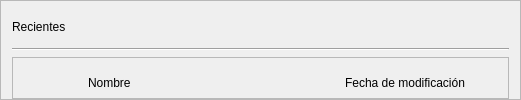
      <widget class="QFrame" name="frame_2">
       <property name="sizePolicy">
        <sizepolicy hsizetype="Preferred" vsizetype="Preferred">
         <horstretch>0</horstretch>
         <verstretch>0</verstretch>
        </sizepolicy>
       </property>
       <property name="styleSheet">
        <string notr="true"/>
       </property>
       <property name="frameShape">
        <enum>QFrame::StyledPanel</enum>
       </property>
       <property name="frameShadow">
        <enum>QFrame::Raised</enum>
       </property>
       <layout class="QVBoxLayout" name="verticalLayout_7">
        <property name="topMargin">
         <number>0</number>
        </property>
        <property name="bottomMargin">
         <number>0</number>
        </property>
        <item>
         <layout class="QHBoxLayout" name="horizontalLayout_6">
          <property name="topMargin">
           <number>10</number>
          </property>
          <item>
           <widget class="QLabel" name="label_subTitle2">
            <property name="text">
             <string>Recientes</string>
            </property>
           </widget>
          </item>
          <item>
           <spacer name="horizontalSpacer_3">
            <property name="orientation">
             <enum>Qt::Horizontal</enum>
            </property>
            <property name="sizeHint" stdset="0">
             <size>
              <width>40</width>
              <height>20</height>
             </size>
            </property>
           </spacer>
          </item>
         </layout>
        </item>
        <item>
         <widget class="Line" name="line_2">
          <property name="orientation">
           <enum>Qt::Horizontal</enum>
          </property>
         </widget>
        </item>
        <item>
         <widget class="QFrame" name="frame_cardTitle">
          <property name="sizePolicy">
           <sizepolicy hsizetype="Preferred" vsizetype="Fixed">
            <horstretch>0</horstretch>
            <verstretch>0</verstretch>
           </sizepolicy>
          </property>
          <property name="minimumSize">
           <size>
            <width>0</width>
            <height>0</height>
           </size>
          </property>
          <property name="maximumSize">
           <size>
            <width>16777215</width>
            <height>16777215</height>
           </size>
          </property>
          <property name="frameShape">
           <enum>QFrame::StyledPanel</enum>
          </property>
          <property name="frameShadow">
           <enum>QFrame::Raised</enum>
          </property>
          <layout class="QHBoxLayout" name="horizontalLayout_7">
           <property name="spacing">
            <number>5</number>
           </property>
           <property name="leftMargin">
            <number>20</number>
           </property>
           <property name="topMargin">
            <number>10</number>
           </property>
           <property name="rightMargin">
            <number>23</number>
           </property>
           <property name="bottomMargin">
            <number>0</number>
           </property>
           <item>
            <widget class="QLabel" name="label_icon1">
             <property name="sizePolicy">
              <sizepolicy hsizetype="Preferred" vsizetype="Preferred">
               <horstretch>30</horstretch>
               <verstretch>30</verstretch>
              </sizepolicy>
             </property>
             <property name="minimumSize">
              <size>
               <width>30</width>
               <height>30</height>
              </size>
             </property>
             <property name="maximumSize">
              <size>
               <width>30</width>
               <height>30</height>
              </size>
             </property>
             <property name="text">
              <string/>
             </property>
             <property name="pixmap">
              <pixmap>../recursos/iconos/iconos_frame_inicio/doc_basic.svg</pixmap>
             </property>
             <property name="scaledContents">
              <bool>true</bool>
             </property>
            </widget>
           </item>
           <item>
            <layout class="QVBoxLayout" name="verticalLayout_6">
             <property name="leftMargin">
              <number>20</number>
             </property>
             <item>
              <widget class="QLabel" name="label_subTitle3">
               <property name="text">
                <string>Nombre</string>
               </property>
              </widget>
             </item>
            </layout>
           </item>
           <item>
            <spacer name="horizontalSpacer_15">
             <property name="orientation">
              <enum>Qt::Horizontal</enum>
             </property>
             <property name="sizeHint" stdset="0">
              <size>
               <width>189</width>
               <height>20</height>
              </size>
             </property>
            </spacer>
           </item>
           <item>
            <widget class="QLabel" name="label_subTitle4">
             <property name="minimumSize">
              <size>
               <width>160</width>
               <height>0</height>
              </size>
             </property>
             <property name="maximumSize">
              <size>
               <width>160</width>
               <height>16777215</height>
              </size>
             </property>
             <property name="text">
              <string>Fecha de modificación</string>
             </property>
             <property name="alignment">
              <set>Qt::AlignCenter</set>
             </property>
            </widget>
           </item>
          </layout>
         </widget>
        </item>
       </layout>
      </widget>
